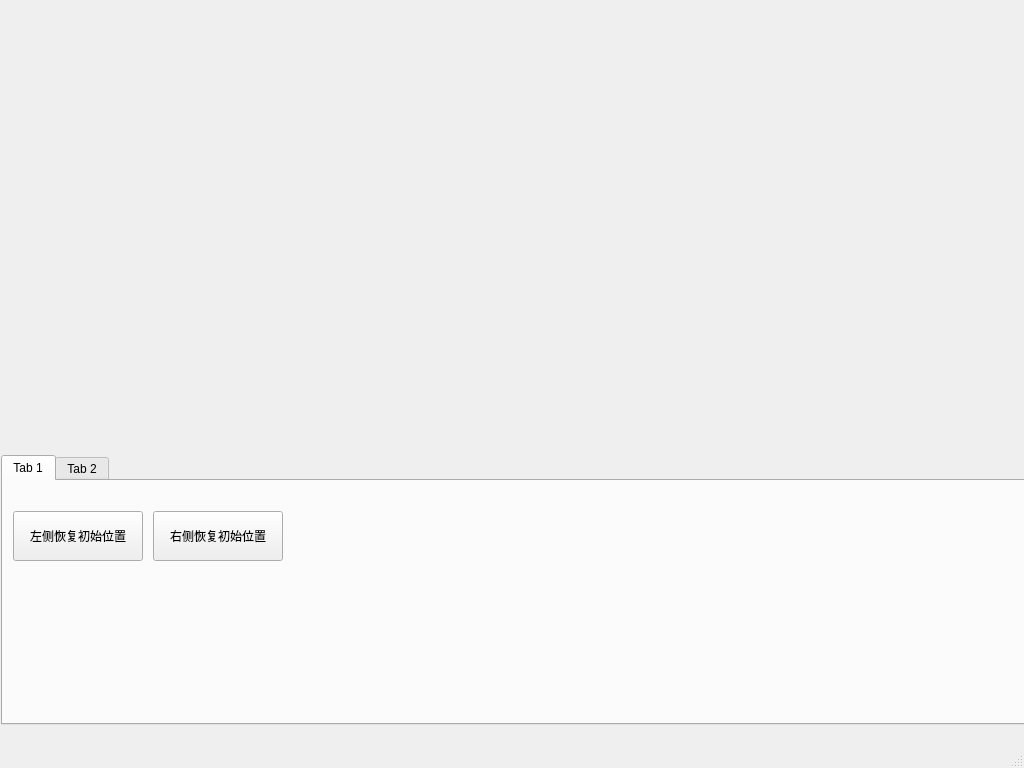
<?xml version="1.0" encoding="UTF-8"?>
<ui version="4.0">
 <class>MainWindow</class>
 <widget class="QMainWindow" name="MainWindow">
  <property name="geometry">
   <rect>
    <x>0</x>
    <y>0</y>
    <width>1024</width>
    <height>768</height>
   </rect>
  </property>
  <property name="windowTitle">
   <string>UpperlimbGUI</string>
  </property>
  <widget class="QWidget" name="centralwidget">
   <widget class="QTabWidget" name="tabWidget">
    <property name="geometry">
     <rect>
      <x>1</x>
      <y>455</y>
      <width>1024</width>
      <height>270</height>
     </rect>
    </property>
    <property name="minimumSize">
     <size>
      <width>1024</width>
      <height>270</height>
     </size>
    </property>
    <property name="layoutDirection">
     <enum>Qt::LayoutDirection::LeftToRight</enum>
    </property>
    <property name="currentIndex">
     <number>0</number>
    </property>
    <widget class="QWidget" name="tab">
     <attribute name="title">
      <string>Tab 1</string>
     </attribute>
     <widget class="QPushButton" name="LeftPresetPosition">
      <property name="geometry">
       <rect>
        <x>10</x>
        <y>30</y>
        <width>130</width>
        <height>50</height>
       </rect>
      </property>
      <property name="text">
       <string>左侧恢复初始位置</string>
      </property>
     </widget>
     <widget class="QPushButton" name="RightPresetPosition">
      <property name="geometry">
       <rect>
        <x>150</x>
        <y>30</y>
        <width>130</width>
        <height>50</height>
       </rect>
      </property>
      <property name="text">
       <string>右侧恢复初始位置</string>
      </property>
     </widget>
    </widget>
    <widget class="QWidget" name="tab_2">
     <attribute name="title">
      <string>Tab 2</string>
     </attribute>
    </widget>
   </widget>
  </widget>
  <widget class="QMenuBar" name="menubar">
   <property name="geometry">
    <rect>
     <x>0</x>
     <y>0</y>
     <width>1024</width>
     <height>27</height>
    </rect>
   </property>
  </widget>
  <widget class="QStatusBar" name="statusbar"/>
 </widget>
 <resources/>
 <connections/>
</ui>
